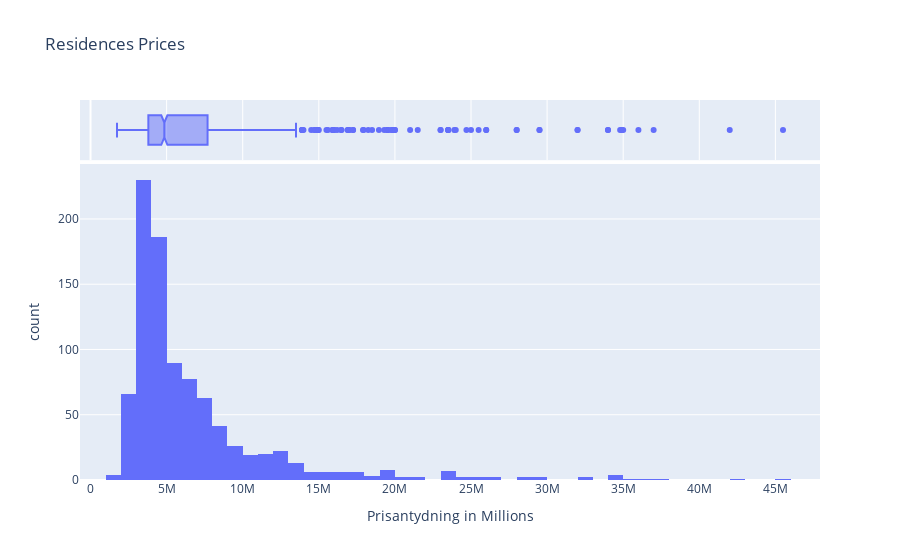

This figure's notebook cell:
### Code cell
px.histogram(df, x = 'Prisantydning', marginal = 'box', title = 'Residences Prices', 
            labels = {'Prisantydning':'Prisantydning in Millions', 'count':'count'})

### Figure 1 — Plotly figure (JSON) as saved in the notebook; plotly's stock layout.template omitted (floating-point values rounded to 4 significant figures; data arrays with more than 128 entries replaced by an {"elided": "..."} marker saying what was removed)
{"data": [{"alignmentgroup": "True", "bingroup": "x", "hovertemplate": "Prisantydning in Millions=%{x}<br>count=%{y}<extra></extra>", "legendgroup": "", "marker": {"color": "#636efa", "pattern": {"shape": ""}}, "name": "", "offsetgroup": "", "orientation": "v", "showlegend": false, "type": "histogram", "x": {"elided": "924 int values"}, "xaxis": "x", "yaxis": "y"}, {"alignmentgroup": "True", "hovertemplate": "Prisantydning in Millions=%{x}<extra></extra>", "legendgroup": "", "marker": {"color": "#636efa"}, "name": "", "notched": true, "offsetgroup": "", "showlegend": false, "type": "box", "x": {"elided": "924 int values"}, "xaxis": "x2", "yaxis": "y2"}], "layout": {"barmode": "relative", "legend": {"tracegroupgap": 0}, "title": {"text": "Residences Prices"}, "xaxis": {"anchor": "y", "domain": [0, 1], "title": {"text": "Prisantydning in Millions"}}, "xaxis2": {"anchor": "y2", "domain": [0, 1], "matches": "x", "showgrid": true, "showticklabels": false}, "yaxis": {"anchor": "x", "domain": [0, 0.8316], "title": {"text": "count"}}, "yaxis2": {"anchor": "x2", "domain": [0.8416, 1], "matches": "y2", "showgrid": false, "showline": false, "showticklabels": false, "ticks": ""}}}
